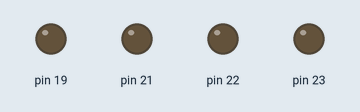
Simulated run of this sketch. Board: Arduino Mega 2560, built with avr-gcc and run on an emulated ATmega2560. On the bench: output pins drawn as LEDs (lit = HIGH).

Above: at 0.5 s.
At 2.5 s:
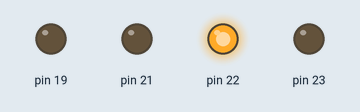
At 4.5 s:
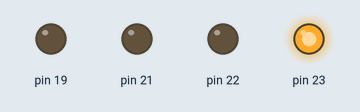
At 9.5 s:
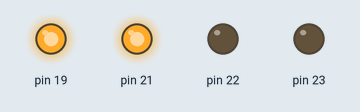
At 14.5 s:
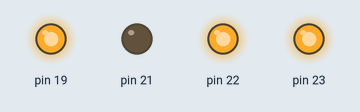
At 19.5 s:
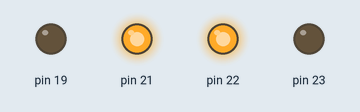
Timing chart, 0 to 20.8 s (numbered marks = the images above):
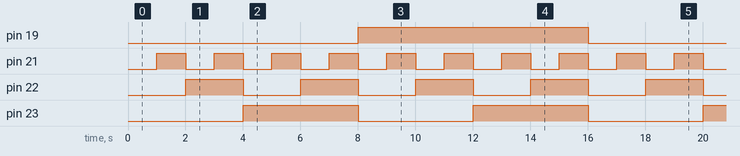

The sketch:

Contador.ino
```cpp
void
setup()
{
    // put your setup code here, to run once:
    Serial.begin(9600);
    pinMode(21, OUTPUT);
    pinMode(22, OUTPUT);
    pinMode(23, OUTPUT);
    pinMode(19, OUTPUT);
}

void
loop()
{
    for (int i = 0; i <= 15; i++) {
        digitalWrite(21, (i & 0x01));
        digitalWrite(22, ((i & 0x02) >> 1));
        digitalWrite(23, ((i & 0x04) >> 2));
        digitalWrite(19, ((i & 0x08) >> 3));
        delay(1000);
    }
}
```

Measured:
- by itself, pin 19: alternates HIGH for 8.0 s and LOW for 8.0 s
- by itself, pin 21: alternates HIGH for 1.0 s and LOW for 1.0 s
- by itself, pin 22: alternates HIGH for 2.0 s and LOW for 2.0 s
- by itself, pin 23: alternates HIGH for 4.0 s and LOW for 4.0 s
